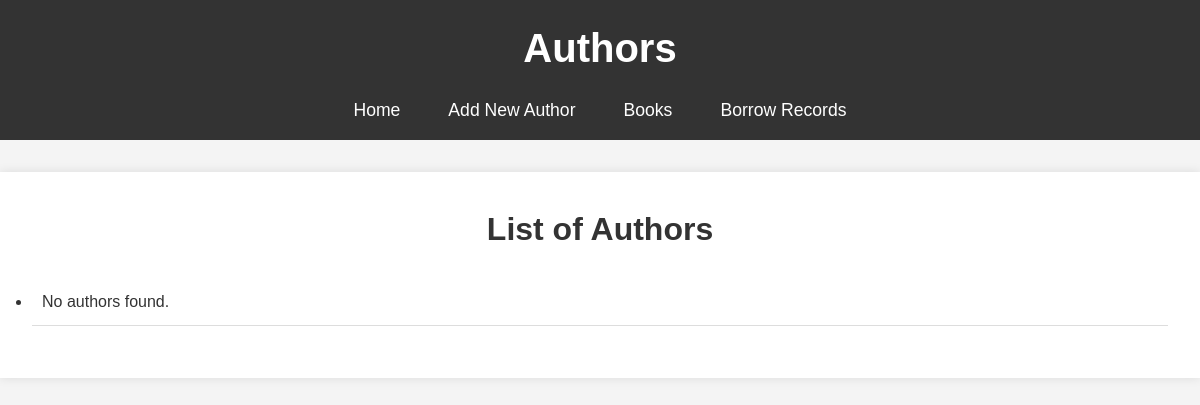
/authors/, run on an earlier commit of the app's database.
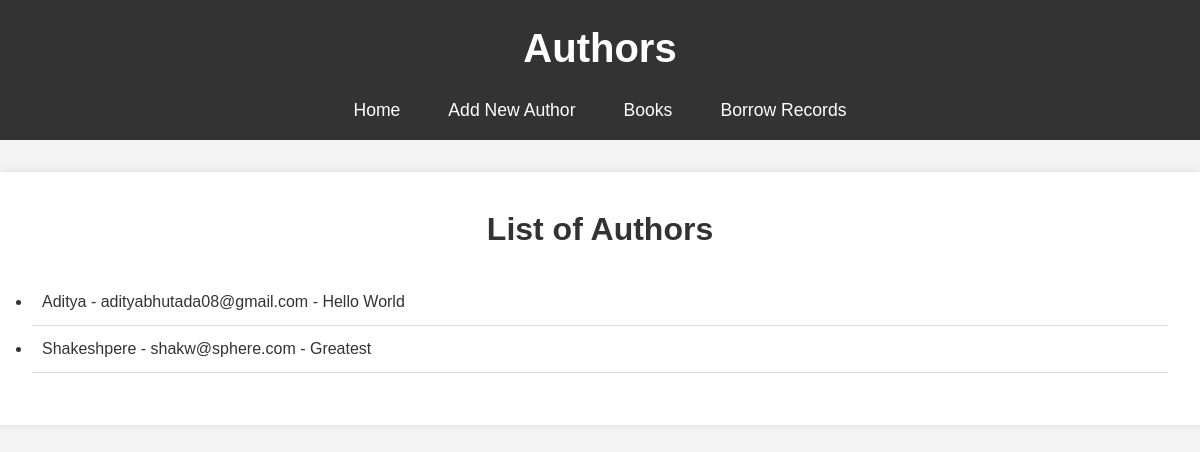
And on a later commit of the database.
### library/models.py (models this page shows, shortened)
class Author(models.Model):
    name = models.CharField(max_length=100)
    email = models.EmailField(unique=True)
    bio = models.TextField()

### library/views.py (the view)
# urls.py: path('authors/', AuthorListView.as_view(), name='author-list'),
class AuthorListView(ListView):
    model = Author
    template_name = 'library/author_list.html'
    context_object_name = 'authors'
    paginate_by = 10  # Pagination, 10 authors per page
    queryset = Author.objects.all().order_by("name")  # Order authors by name

### library/templates/library/author_list.html (shortened to what this page needs)
<!DOCTYPE html>
<html lang="en">
<head>
</head>
<body>
    <header>
        <h1>Authors</h1>
        <nav>
            <ul>
                <li><a href="{% url 'home' %}">Home</a></li>
                <li><a href="{% url 'add_author' %}">Add New Author</a></li>
                <li><a href="{% url 'book_list' %}">Books</a></li>
                <li><a href="{% url 'borrow_record_list' %}">Borrow Records</a></li>
            </ul>
        </nav>
    </header>
    <main>
        <h2>List of Authors</h2>
        <ul class="author-list">
            {% for author in authors %}
                <li>{{ author.name }} - {{ author.email }} - {{ author.bio }}</li>
            {% empty %}
                <li>No authors found.</li>
            {% endfor %}
        </ul>
    </main>
</body>
</html>

What changed in the data, as far as the page shows it:
added Author: name "Aditya", email "adityabhutada08@gmail.com", bio "Hello World"
added Author: name "Shakeshpere", email "shakw@sphere.com", bio "Greatest"
Also different on the page:
text no longer shown: "No authors found."
